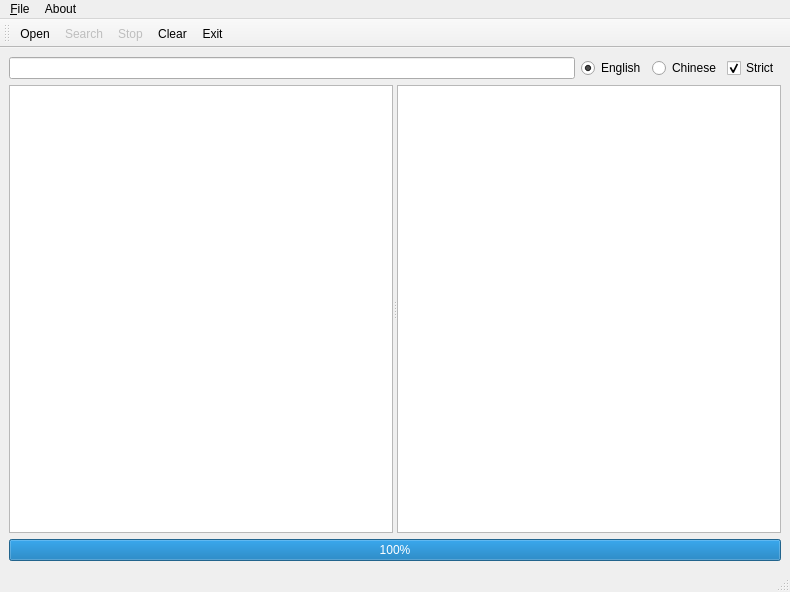
<?xml version="1.0" encoding="UTF-8"?>
<ui version="4.0">
 <class>MainWindow</class>
 <widget class="QMainWindow" name="MainWindow">
  <property name="geometry">
   <rect>
    <x>0</x>
    <y>0</y>
    <width>790</width>
    <height>592</height>
   </rect>
  </property>
  <property name="windowTitle">
   <string>ReGui</string>
  </property>
  <widget class="QWidget" name="centralwidget">
   <layout class="QVBoxLayout" name="verticalLayout">
    <item>
     <layout class="QHBoxLayout" name="horizontalLayout">
      <item>
       <widget class="QLineEdit" name="lineEdit"/>
      </item>
      <item>
       <widget class="QRadioButton" name="rbtn_eng">
        <property name="text">
         <string>English</string>
        </property>
        <property name="checked">
         <bool>true</bool>
        </property>
        <attribute name="buttonGroup">
         <string notr="true">buttonGroup</string>
        </attribute>
       </widget>
      </item>
      <item>
       <widget class="QRadioButton" name="rbtn_chn">
        <property name="text">
         <string>Chinese</string>
        </property>
        <attribute name="buttonGroup">
         <string notr="true">buttonGroup</string>
        </attribute>
       </widget>
      </item>
      <item>
       <widget class="QCheckBox" name="cbStrict">
        <property name="text">
         <string>Strict</string>
        </property>
        <property name="checked">
         <bool>true</bool>
        </property>
       </widget>
      </item>
     </layout>
    </item>
    <item>
     <widget class="QSplitter" name="splitter">
      <property name="sizePolicy">
       <sizepolicy hsizetype="Expanding" vsizetype="Expanding">
        <horstretch>0</horstretch>
        <verstretch>0</verstretch>
       </sizepolicy>
      </property>
      <property name="orientation">
       <enum>Qt::Horizontal</enum>
      </property>
      <widget class="QTableWidget" name="tw_eng">
       <attribute name="horizontalHeaderStretchLastSection">
        <bool>true</bool>
       </attribute>
       <attribute name="verticalHeaderStretchLastSection">
        <bool>false</bool>
       </attribute>
      </widget>
      <widget class="QTableWidget" name="tw_chn">
       <attribute name="horizontalHeaderStretchLastSection">
        <bool>true</bool>
       </attribute>
       <attribute name="verticalHeaderStretchLastSection">
        <bool>false</bool>
       </attribute>
      </widget>
     </widget>
    </item>
    <item>
     <widget class="QProgressBar" name="progressBar">
      <property name="value">
       <number>100</number>
      </property>
     </widget>
    </item>
   </layout>
  </widget>
  <widget class="QMenuBar" name="menubar">
   <property name="geometry">
    <rect>
     <x>0</x>
     <y>0</y>
     <width>790</width>
     <height>24</height>
    </rect>
   </property>
   <widget class="QMenu" name="menu_File">
    <property name="title">
     <string>&amp;File</string>
    </property>
    <addaction name="separator"/>
    <addaction name="action_open"/>
    <addaction name="action_search"/>
    <addaction name="action_stop"/>
    <addaction name="action_clear"/>
    <addaction name="separator"/>
    <addaction name="action_exit_2"/>
   </widget>
   <widget class="QMenu" name="menu_About">
    <property name="title">
     <string>About</string>
    </property>
    <addaction name="action_about"/>
    <addaction name="action_about_qt"/>
   </widget>
   <addaction name="menu_File"/>
   <addaction name="menu_About"/>
  </widget>
  <widget class="QStatusBar" name="statusbar"/>
  <widget class="QToolBar" name="toolBar">
   <property name="windowTitle">
    <string>toolBar</string>
   </property>
   <property name="toolTip">
    <string>&lt;html&gt;&lt;head/&gt;&lt;body&gt;&lt;p&gt;About&lt;/p&gt;&lt;/body&gt;&lt;/html&gt;</string>
   </property>
   <attribute name="toolBarArea">
    <enum>TopToolBarArea</enum>
   </attribute>
   <attribute name="toolBarBreak">
    <bool>false</bool>
   </attribute>
   <addaction name="action_open"/>
   <addaction name="action_search"/>
   <addaction name="action_stop"/>
   <addaction name="action_clear"/>
   <addaction name="action_exit_2"/>
  </widget>
  <action name="action_open">
   <property name="text">
    <string>&amp;Open</string>
   </property>
   <property name="shortcut">
    <string>Ctrl+O</string>
   </property>
   <property name="iconVisibleInMenu">
    <bool>true</bool>
   </property>
  </action>
  <action name="action_exit_2">
   <property name="text">
    <string>&amp;Exit</string>
   </property>
   <property name="shortcut">
    <string>Ctrl+Q</string>
   </property>
   <property name="iconVisibleInMenu">
    <bool>true</bool>
   </property>
  </action>
  <action name="action_about">
   <property name="text">
    <string>&amp;About</string>
   </property>
   <property name="shortcut">
    <string>Ctrl+A</string>
   </property>
   <property name="iconVisibleInMenu">
    <bool>true</bool>
   </property>
  </action>
  <action name="action_about_qt">
   <property name="text">
    <string>About Qt</string>
   </property>
   <property name="shortcut">
    <string>Ctrl+T</string>
   </property>
   <property name="iconVisibleInMenu">
    <bool>true</bool>
   </property>
  </action>
  <action name="action_search">
   <property name="enabled">
    <bool>false</bool>
   </property>
   <property name="text">
    <string>&amp;Search</string>
   </property>
   <property name="shortcut">
    <string>Ctrl+S</string>
   </property>
   <property name="iconVisibleInMenu">
    <bool>true</bool>
   </property>
  </action>
  <action name="action_clear">
   <property name="text">
    <string>&amp;Clear</string>
   </property>
   <property name="shortcut">
    <string>Ctrl+C</string>
   </property>
   <property name="iconVisibleInMenu">
    <bool>true</bool>
   </property>
  </action>
  <action name="action_stop">
   <property name="enabled">
    <bool>false</bool>
   </property>
   <property name="text">
    <string>&amp;Stop</string>
   </property>
   <property name="shortcut">
    <string>Ctrl+T</string>
   </property>
   <property name="iconVisibleInMenu">
    <bool>true</bool>
   </property>
  </action>
 </widget>
 <resources/>
 <connections/>
 <buttongroups>
  <buttongroup name="buttonGroup"/>
 </buttongroups>
</ui>
